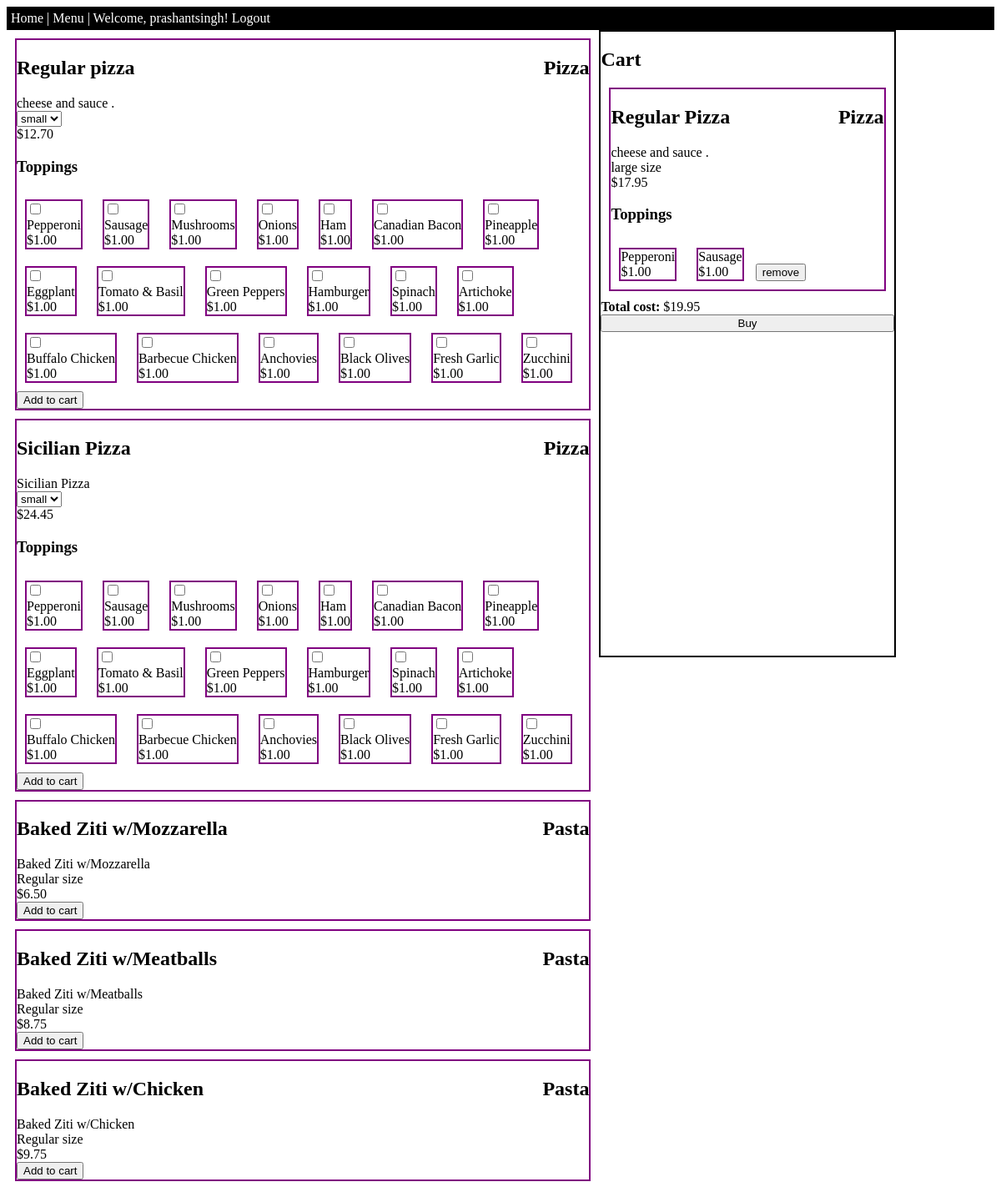
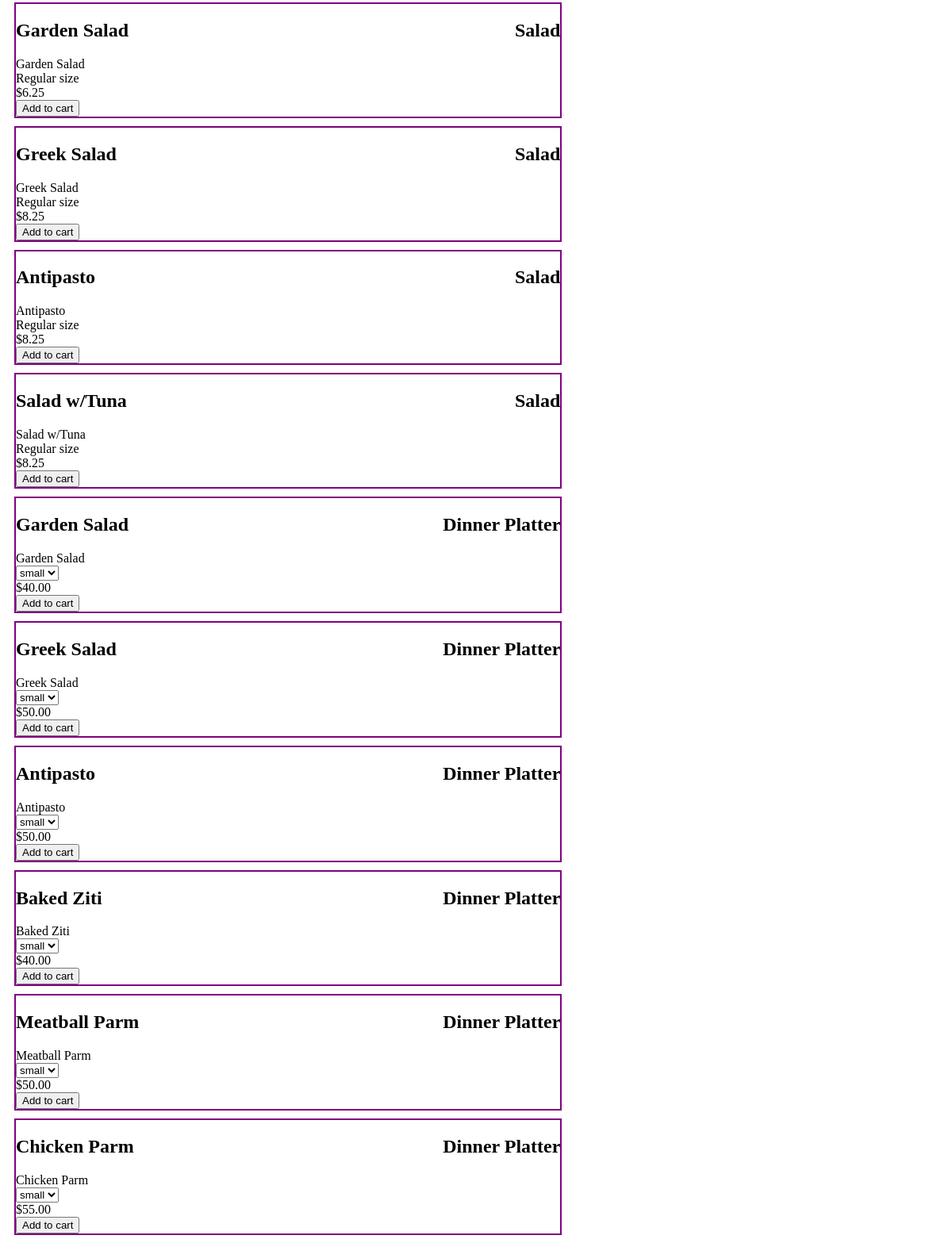
The page /menu/ (signed in) on the database its author committed (2 pictures, top to bottom).
### orders/models.py (models this page shows, shortened)
class Product(models.Model):
    name        = models.CharField(max_length=64)
    description = models.CharField(max_length=512)
    price       = models.DecimalField(max_digits=10, decimal_places=2, default=0)
    size        = models.ForeignKey(ProductSize, on_delete=models.CASCADE, blank=True, null=True)
    category    = models.ForeignKey(Category, on_delete=models.CASCADE, blank=True, null=True)
    parentProduct = models.ForeignKey('self', on_delete=models.CASCADE, blank=True, null=True)

class Category(models.Model):
    name = models.CharField(max_length=64)
    def __str__(self):
        return f"{self.name}"

class ProductSize(models.Model):
    name = models.CharField(max_length=64)
    def __str__(self):
        return f"{self.name}"

class CartItem(models.Model):
    customer    = models.ForeignKey(User, on_delete=models.CASCADE)
    product     = models.ForeignKey(Product, on_delete=models.CASCADE)
    parent      = models.ForeignKey('self', on_delete=models.CASCADE, blank=True, null=True)

### orders/views.py (the view)
# urls.py: path("menu/", views.menu, name="menu"),
def menu(request):
	toppingCategory = Category.objects.get(name="Topping")
	products 	= Product.objects.filter(parentProduct=None).exclude(category=toppingCategory)
	toppings 	= Product.objects.filter(category=toppingCategory)
	productList = []
	for product in products:
		p = {}
		p["basePizza"] = product
		p["pizzas"] = product.product_set.all()
		productList.append(p)
	user 		= User.objects.get(username=request.user)
	cartItems 	= CartItem.objects.filter(customer=user, parent=None)
	items = []
	for item in cartItems:
		product = {}
		product["cartItem"] = item
		product["cartItemToppings"] = item.cartitem_set.all()
		items.append(product)
	context = {
		"pizzas" : productList,
		"toppings": toppings,
		"cartItems" : items
	}
	return render(request, "orders/menu.html", context)

### orders/templates/orders/menu.html (shortened to what this page needs)
{% extends "orders/base.html" %}
{% block css %}
	{% load static %}
	<link rel="stylesheet" type="text/css" href="{% static 'orders/menu.css' %}">
{% endblock %}
{% block script %}
{% load static %}
{% endblock %}
{% block body %}
	<div class="products">
		{% for bp in pizzas %}
			<div class="product basepizza" data-id="{{bp.basePizza.id}}" data-cost="{{bp.basePizza.price}}" data-size="{{bp.basePizza.size}}">
				<h2>{{bp.basePizza.name}}</h2>
				<h2 class="category">
					{{bp.basePizza.category}}
				</h2>
				<div class="description">
					{{bp.basePizza.description}}
				</div>
				{% if bp.pizzas %}
					<select name="size">
					{% for pizza in bp.pizzas %}
						<option value="{{pizza.id}}">{{pizza.size}}</option>
					{% endfor %}
					</select>
					<div class="cost">
						{% for pizza in bp.pizzas %}
							<span class="pizza" data-id="{{pizza.id}}" data-cost="{{pizza.price}}" data-size="{{pizza.size}}">${{pizza.price}}</span>
						{% endfor %}
					</div>
				{% else %}
					<div class="size">
						{{bp.basePizza.size}} size
					</div>
					<div class="cost">
						${{bp.basePizza.price}}
					</div>
				{% endif %}
				{% ifequal bp.basePizza.category.id 1 %}
					<h3>Toppings</h3>
					{% for topping in toppings %}
						<div class="product topping" data-id="{{topping.id}}" data-cost="{{topping.price}}">
							<input type="checkbox">
							<div class="name">{{topping.name}}</div>
							<div class="cost">${{topping.price}}</div>
						</div>
					{% endfor %}
				{% endifequal %}
				<button class="addToCart">Add to cart</button>
			</div>
		{% endfor %}
	</div>
	<div id="cartBlock">
		<div>
			<h2>Cart</h2>
		</div>
		<form id="myform" action="/orderConfirmation/" method="post">
			<div id="cart">
				{% for item in cartItems %}
					<div class="product pizza" data-id="{{item.cartItem.product.id}}" data-size="{{item.cartItem.product.size}}" data-cost="{{item.cartItem.product.price}}" data-cartitemid="{{item.cartItem.id}}">
						<h2>{{item.cartItem.product.name}}</h2>
						<h2 class="category">
							{{item.cartItem.product.category}}
						</h2>
						<div class="description">
							{{item.cartItem.product.description}}
						</div>
						<div class="size">
							{{item.cartItem.product.size}} size
						</div>
						<div class="cost">
							${{item.cartItem.product.price}}
						</div>
						{% ifequal item.cartItem.product.category.id 1 %}
							<h3>Toppings</h3>
							{% for cartTopping in item.cartItemToppings %}
								<div class="product topping" data-cost="{{cartTopping.product.price}}" data-id="{{cartTopping.product.id}}">
									<div class="name">{{cartTopping.product.name}}</div>
									<div class="cost">${{cartTopping.product.price}}</div>
								</div>
							{% endfor %}
						{% endifequal %}
						<button class="removeFromCart">remove</button>
					</div>
				{% endfor %}
			</div>
			<div>
				<div>
					<b>Total cost:</b> $<span class="totalCost">0</span>
				</div>
				<div>
					<input type="submit" id="buy" value="Buy">
				</div>
			</div>
		</form>
	</div>
{% endblock %}

### orders/templates/orders/base.html (shortened to what this page needs)
{% load static %}
<!DOCTYPE html>
<html>
<head>
	<link rel="stylesheet" type="text/css" href="{% static 'orders/base.css' %}">
	{% block css %}
	{% endblock %}
</head>
<body>
	<nav>
		<a href="/">Home</a> |
		{% if user.is_authenticated %}
			<a href="{% url 'menu' %}">Menu</a> |
		    <a href="{% url 'logout' %}">Welcome, {{ user.get_username }}! Logout</a>
		{% else %}
		    <a href="{% url 'login' %}">Welcome new user, please log in</a>
		{% endif %}
	</nav>
	{% block body %}
	{% endblock %}
</body>
</html>

### orders/static/orders/base.css (style rules this page uses)
* { box-sizing: border-box; }
nav { background-color: #000; color: #fff; padding: 5px; }
a { color: #fff; text-decoration: none; }

### orders/static/orders/menu.css (style rules this page uses)
* { box-sizing: border-box; }
div.product { border: 2px solid purple; margin: 10px; position: relative; }
div.topping { display: inline-block; }
div.products { width: 60%; float: left; }
div#cartBlock { width: 30%; height: 94vh; overflow: auto; float: left; border: 2px solid black; }
#buy { width: 100%; }
.category { position: absolute; top: 0px; right: 0px; }

### rows shown on the page
Product: basePizza.name "Regular pizza", basePizza.category "Pizza", basePizza.description "cheese and sauce ."
Product: price "12.70"
Product: name "Pepperoni", price "1.00"
Product: name "Sausage", price "1.00"
Product: name "Mushrooms", price "1.00"
Product: name "Onions", price "1.00"
Product: name "Ham", price "1.00"
Product: name "Canadian Bacon", price "1.00"
Product: name "Pineapple", price "1.00"
Product: name "Eggplant", price "1.00"
Product: name "Tomato & Basil", price "1.00"
Product: name "Green Peppers", price "1.00"
Product: name "Hamburger", price "1.00"
Product: name "Spinach", price "1.00"
Product: name "Artichoke", price "1.00"
Product: name "Buffalo Chicken", price "1.00"
Product: name "Barbecue Chicken", price "1.00"
Product: name "Anchovies", price "1.00"
Product: name "Black Olives", price "1.00"
Product: name "Fresh Garlic", price "1.00"
Product: name "Zucchini", price "1.00"
Product: basePizza.name "Sicilian Pizza", basePizza.category "Pizza", basePizza.description "Sicilian Pizza"
Product: price "24.45"
Product: basePizza.name "Baked Ziti w/Mozzarella", basePizza.category "Pasta", basePizza.description "Baked Ziti w/Mozzarella", basePizza.size "Regular", basePizza.price "6.50"
Product: basePizza.name "Baked Ziti w/Meatballs", basePizza.category "Pasta", basePizza.description "Baked Ziti w/Meatballs", basePizza.size "Regular", basePizza.price "8.75"
Product: basePizza.name "Baked Ziti w/Chicken", basePizza.category "Pasta", basePizza.description "Baked Ziti w/Chicken", basePizza.size "Regular", basePizza.price "9.75"
Product: basePizza.name "Garden Salad", basePizza.category "Salad", basePizza.description "Garden Salad", basePizza.size "Regular", basePizza.price "6.25"
Product: basePizza.name "Greek Salad", basePizza.category "Salad", basePizza.description "Greek Salad", basePizza.size "Regular", basePizza.price "8.25"
Product: basePizza.name "Antipasto", basePizza.category "Salad", basePizza.description "Antipasto", basePizza.size "Regular", basePizza.price "8.25"
Product: basePizza.name "Salad w/Tuna", basePizza.category "Salad", basePizza.description "Salad w/Tuna", basePizza.size "Regular", basePizza.price "8.25"
Product: basePizza.name "Garden Salad", basePizza.category "Dinner Platter", basePizza.description "Garden Salad"
Product: price "40.00"
Product: basePizza.name "Greek Salad", basePizza.category "Dinner Platter", basePizza.description "Greek Salad"
Product: price "50.00"
Product: basePizza.name "Antipasto", basePizza.category "Dinner Platter", basePizza.description "Antipasto"
Product: price "50.00"
Product: basePizza.name "Baked Ziti", basePizza.category "Dinner Platter", basePizza.description "Baked Ziti"
Product: price "40.00"
Product: basePizza.name "Meatball Parm", basePizza.category "Dinner Platter", basePizza.description "Meatball Parm"
Product: price "50.00"
Product: basePizza.name "Chicken Parm", basePizza.category "Dinner Platter", basePizza.description "Chicken Parm"
Product: price "55.00"
CartItem: cartItem.product.name "Regular Pizza", cartItem.product.category "Pizza", cartItem.product.description "cheese and sauce .", cartItem.product.size "large", cartItem.product.price "17.95"
CartItem: product.name "Pepperoni", product.price "1.00"
CartItem: product.name "Sausage", product.price "1.00"

### other values the page prints
{{ user.get_username }} "prashantsingh"
form field size "small"
